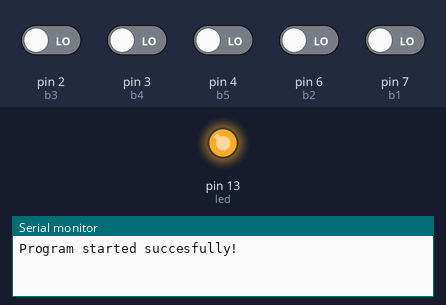
The sketch below on a simulated Arduino Uno, built with avr-gcc and run on an emulated ATmega328P. On the bench: output pins drawn as LEDs (lit = HIGH), the last lines printed to the serial monitor. The inputs (shaded band) are chosen by the test bench; at power-on: pin 2 (b3), pin 3 (b4), pin 4 (b5), pin 6 (b2), pin 7 (b1) LOW.

Above: at 1.2 s.
1.3 s: pin 2 (b3) driven HIGH
At 1.9 s:
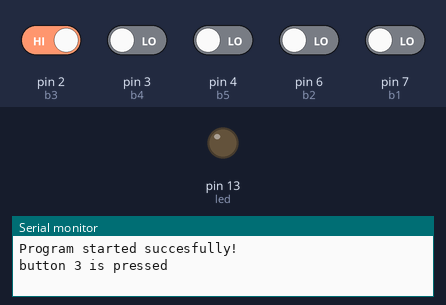
2.8 s: pin 2 (b3) driven LOW
At 3.9 s:
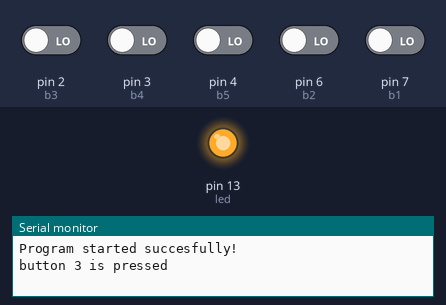
4.8 s: pin 3 (b4) driven HIGH
At 5.8 s:
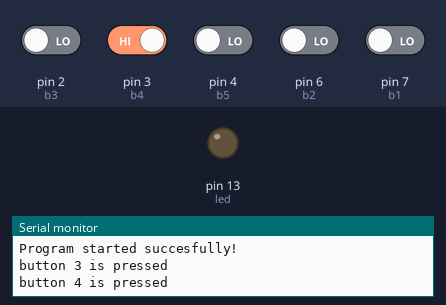
Timing chart, 0 to 7.8 s (numbered marks = the images above; inputs shaded):
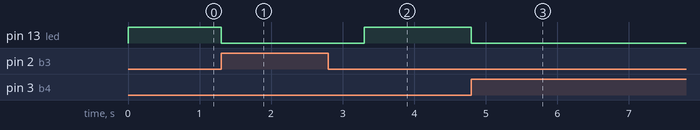

The sketch:

finished_project_ido.ino
```cpp
int b1 = 7;
int b2 = 6;
int b3 = 2;
int b4 = 3;
int b5 = 4;
int led = 13;

String password
;

void setup() {
  Serial.begin(9600);
  Serial.println("Program started succesfully!");
  pinMode(b1, INPUT);
  pinMode(b2, INPUT);
  pinMode(b3, INPUT);
  pinMode(b4, INPUT);
  pinMode(b5, INPUT);
  pinMode(led, OUTPUT);
}


void loop() {
  if(password == "34521"){
    Serial.println("Welcome to SKYNET! ");
  }

  //CurrentButtonState
  int b1S = digitalRead(b1);
  int b2S = digitalRead(b2);
  int b3S = digitalRead(b3);
  int b4S = digitalRead(b4);
  int b5S = digitalRead(b5);


    if (b1S == 1) {
      digitalWrite(led, LOW);
      Serial.println("button 1 is pressed");
      while (true){
      if(digitalRead(b1) == 0){break;}
      }
      delay(500);
      password = password + "1";
    }
      if (b2S == 1) {
        digitalWrite(led, LOW);
      Serial.println("button 2 is pressed");
      while (true){
      if(digitalRead(b2) == 0){break;}
      }
      delay(500);
      password = password + "2";
    }
        if (b3S == 1) {
          digitalWrite(led, LOW);
      Serial.println("button 3 is pressed");
      while (true){
      if(digitalRead(b3) == 0){break;}
      }
      delay(500);
      password = password + "3";
    }
        if (b4S == 1) {
          digitalWrite(led, LOW);
      Serial.println("button 4 is pressed");
      while (true){
      if(digitalRead(b4) == 0){break;}
      }
      delay(500);
      password = password + "4";
    }
        if (b5S == 1) {
          digitalWrite(led, LOW);
      Serial.println("button 5 is pressed");
      while (true){
      if(digitalRead(b5) == 0){break;}
      }
      delay(500);
      password = password + "5";
    }
    digitalWrite(led, HIGH);

}
/*this might not do anything but i didn't want to earse it and by that making a mistake
int checkForButtonPress(){

  while (true){
      int b1S = digitalRead(b1);
  int b2S = digitalRead(b2);
  int b3S = digitalRead(b3);
  int b4S = digitalRead(b4);
  int b5S = digitalRead(b5);
  if (b1S == 1) {
      return 1;
    }
      if (b2S == 1) {
        return 2;
    }
        if (b3S == 1) {
          return 3;
    }
        if (b4S == 1) {
          return 4;
    }
        if (b5S == 1) {
          return 5;
    }
  }
}

*/
```

Measured:
- after the input at 1.3 s, pin 13 (led): HIGH → LOW at once
- after the input at 2.8 s, pin 13 (led): LOW → HIGH after 0.50 s
- after the input at 4.8 s, pin 13 (led): HIGH → LOW at once
